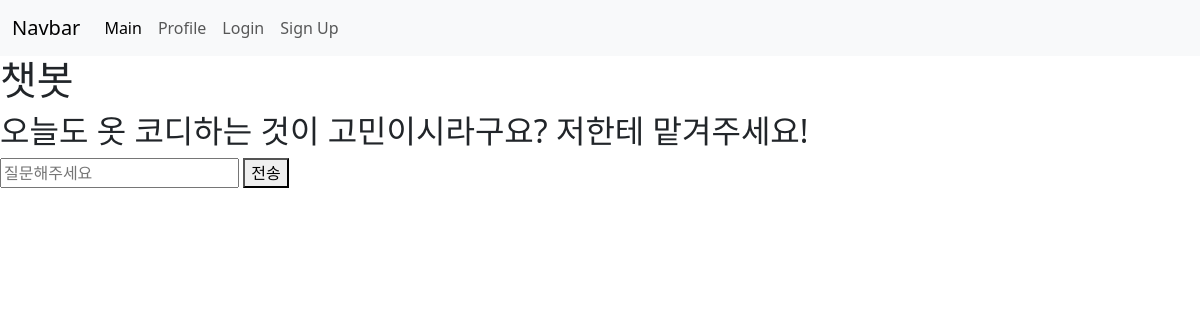
Page /chatbot/ on the earlier database version.
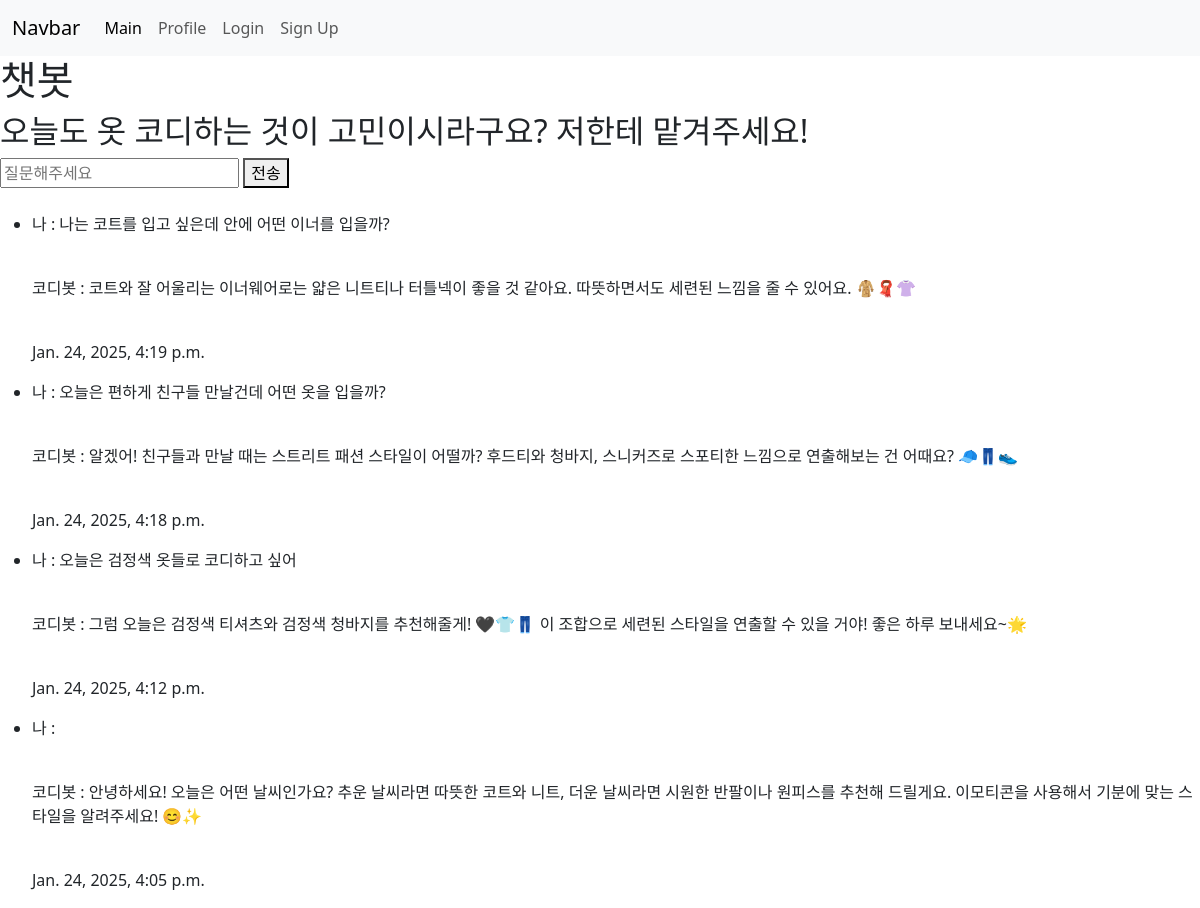
Same page on the later database version.
### chatbot/models.py (models this page shows)
class Chatbot(models.Model):
    user_message = models.TextField()
    bot_message = models.TextField()
    created_at = models.DateTimeField(auto_now_add=True)

### chatbot/views.py (the view)
# urls.py: path("",views.chatbot,name="chatbot"),
def chatbot(request):
    if request.method =="POST":
        user_message = request.POST.get("message","")
        assistant_reply = chatbot_response(user_message)
        Chatbot.objects.create(user_message=user_message, bot_message=assistant_reply)
        chat = Chatbot.objects.all().order_by('-pk')
        context = {
            "chat":chat,
            "user_message":user_message,
            "bot_reply":assistant_reply
        }
        return render(request, "chatbot/chatbot.html", context)
    else:
        chat = Chatbot.objects.all().order_by('-pk')
        context = {
            "chat":chat
        }
        return render(request, "chatbot/chatbot.html", context)

### chatbot/templates/chatbot/chatbot.html (shortened to what this page needs)
{% extends "base.html" %}
{% block content %}
<h1>챗봇</h1>
<h2>오늘도 옷 코디하는 것이 고민이시라구요? 저한테 맡겨주세요!</h2>
<form action="" method="POST">
    <input type="text" name="message" id="message" placeholder = "질문해주세요">
    <button type="submit">전송</button>
</form>
<br>
<ul>
{% for c in chat %}
    <li>
        <p>나 : {{ c.user_message }}</p><br>
        <p>코디봇 : {{ c.bot_message }}</p><br>
        <p>{{ c.created_at }}</p>
    </li>
{% endfor %}
</ul>
{% endblock content %}

### templates/base.html (shortened to what this page needs)
{% load static %}
<!DOCTYPE html>
<html lang="en">
<head>
    <link rel="stylesheet" href="{% static 'css/style.css' %}">
    <link href="https://cdn.jsdelivr.net/npm/bootstrap@5.3.0/dist/css/bootstrap.min.css" rel="stylesheet">
    <link href="https://cdnjs.cloudflare.com/ajax/libs/font-awesome/6.0.0-beta3/css/all.min.css" rel="stylesheet">
</head>
<body>
    {% include "navbar.html" %}
    <div>
    {% block content %}
    {% endblock content %}
    </div>
</body>
</html>

### templates/navbar.html (shortened to what this page needs)
  <nav class="navbar navbar-expand-lg bg-body-tertiary">
    <div class="container-fluid">
      <a class="navbar-brand" href="#">Navbar</a>
      <div class="collapse navbar-collapse" id="navbarNavDropdown">
        <ul class="navbar-nav">
          <li class="nav-item">
            <a class="nav-link active" aria-current="page" href="{% url 'main' %}">Main</a>
          </li>
          <li class="nav-item">
            <a class="nav-link" href="{% url 'users:profile' %}">Profile</a>
          </li>
          {% if request.user.is_authenticated  %}
          <li class="nav-item">
            <form action="{% url 'users:logout' %}" method="POST" class="d-inline">
                {% csrf_token %}
                <button type="submit" class="btn nav-link">Logout</button>
              </form>
          </li>
          {% else %}
          <li class="nav-item">
            <a class="nav-link" href="{% url 'users:login' %}">Login</a>
          </li>
          <li class="nav-item">
            <a class="nav-link" href="{% url 'users:signup' %}">Sign Up</a>
          </li>
          {% endif %}
        </ul>
      </div>
    </div>
  </nav>

Differences in the rows shown:
added Chatbot: user_message "나는 코트를 입고 싶은데 안에 어떤 이너를 입을까?", bot_message "코트와 잘 어울리는 이너웨어로는 얇은 니트티나 터틀넥이 좋을 것 같아요. 따뜻하면서도 세련된 느낌을 줄 수 있어요. 🧥🧣👚", created_at "Jan. 24, 2025, 4:19 p.m."
added Chatbot: user_message "오늘은 편하게 친구들 만날건데 어떤 옷을 입을까?", bot_message "알겠어! 친구들과 만날 때는 스트리트 패션 스타일이 어떨까? 후드티와 청바지, 스니커즈로 스포티한 느낌으로 연출해보는 건 어때요? 🧢👖👟", created_at "Jan. 24, 2025, 4:18 p.m."
added Chatbot: user_message "오늘은 검정색 옷들로 코디하고 싶어", bot_message "그럼 오늘은 검정색 티셔츠와 검정색 청바지를 추천해줄게! 🖤👕👖 이 조합으로 세련된 스타일을 연출할 수 있을 거야! 좋은 하루 보내세요~🌟", created_at "Jan. 24, 2025, 4:12 p.m."
added Chatbot: bot_message "안녕하세요! 오늘은 어떤 날씨인가요? 추운 날씨라면 따뜻한 코트와 니트, 더운 날씨라면 시원한 반팔이나 원피스를 추천해 드릴게요. 이모티콘을 사용해서 기분에 맞는 스타일을 알려주세요! 😊✨", created_at "Jan. 24, 2025, 4:05 p.m."
